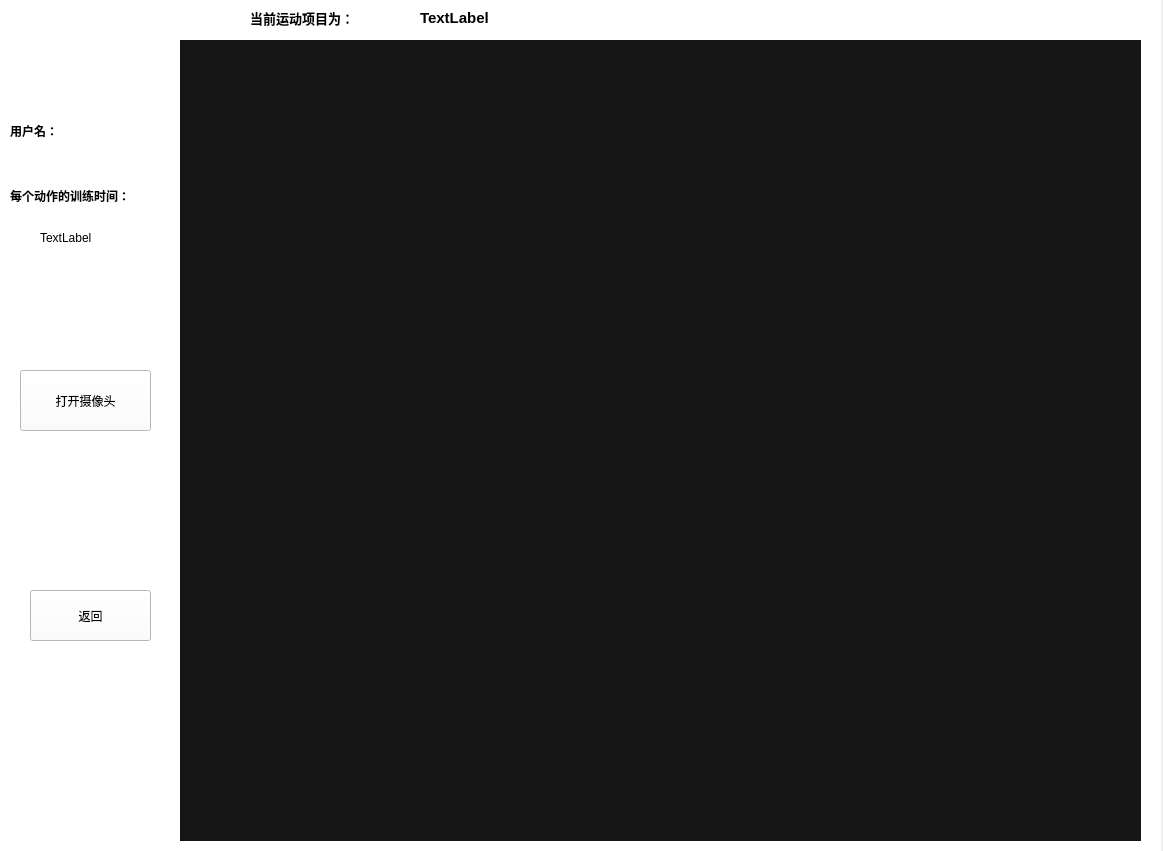
<?xml version="1.0" encoding="UTF-8"?>
<ui version="4.0">
 <class>Form</class>
 <widget class="QWidget" name="Form">
  <property name="geometry">
   <rect>
    <x>0</x>
    <y>0</y>
    <width>1163</width>
    <height>851</height>
   </rect>
  </property>
  <property name="windowTitle">
   <string>Form</string>
  </property>
  <widget class="QWidget" name="widget" native="true">
   <property name="geometry">
    <rect>
     <x>0</x>
     <y>0</y>
     <width>1161</width>
     <height>851</height>
    </rect>
   </property>
   <property name="styleSheet">
    <string notr="true">background-color: rgb(255, 255, 255);</string>
   </property>
   <widget class="QLabel" name="label">
    <property name="geometry">
     <rect>
      <x>180</x>
      <y>40</y>
      <width>961</width>
      <height>801</height>
     </rect>
    </property>
    <property name="styleSheet">
     <string notr="true">background-color: rgb(22, 22, 22);</string>
    </property>
    <property name="text">
     <string/>
    </property>
   </widget>
   <widget class="QPushButton" name="openshexiangtou">
    <property name="geometry">
     <rect>
      <x>20</x>
      <y>370</y>
      <width>131</width>
      <height>61</height>
     </rect>
    </property>
    <property name="text">
     <string>打开摄像头</string>
    </property>
   </widget>
   <widget class="QPushButton" name="fanhui">
    <property name="geometry">
     <rect>
      <x>30</x>
      <y>590</y>
      <width>121</width>
      <height>51</height>
     </rect>
    </property>
    <property name="text">
     <string>返回</string>
    </property>
   </widget>
   <widget class="QLabel" name="label_2">
    <property name="geometry">
     <rect>
      <x>250</x>
      <y>10</y>
      <width>131</width>
      <height>16</height>
     </rect>
    </property>
    <property name="font">
     <font>
      <pointsize>10</pointsize>
      <weight>75</weight>
      <bold>true</bold>
     </font>
    </property>
    <property name="text">
     <string>当前运动项目为：</string>
    </property>
   </widget>
   <widget class="QLabel" name="label_3">
    <property name="geometry">
     <rect>
      <x>420</x>
      <y>10</y>
      <width>91</width>
      <height>16</height>
     </rect>
    </property>
    <property name="font">
     <font>
      <pointsize>11</pointsize>
      <weight>75</weight>
      <bold>true</bold>
     </font>
    </property>
    <property name="text">
     <string>TextLabel</string>
    </property>
   </widget>
   <widget class="QLabel" name="label_4">
    <property name="geometry">
     <rect>
      <x>10</x>
      <y>120</y>
      <width>61</width>
      <height>21</height>
     </rect>
    </property>
    <property name="font">
     <font>
      <pointsize>9</pointsize>
      <weight>75</weight>
      <bold>true</bold>
     </font>
    </property>
    <property name="text">
     <string>用户名：</string>
    </property>
   </widget>
   <widget class="QLabel" name="label_5">
    <property name="geometry">
     <rect>
      <x>70</x>
      <y>120</y>
      <width>71</width>
      <height>20</height>
     </rect>
    </property>
    <property name="text">
     <string/>
    </property>
   </widget>
   <widget class="QLabel" name="label_6">
    <property name="geometry">
     <rect>
      <x>690</x>
      <y>10</y>
      <width>381</width>
      <height>21</height>
     </rect>
    </property>
    <property name="font">
     <font>
      <pointsize>12</pointsize>
      <weight>75</weight>
      <bold>true</bold>
     </font>
    </property>
    <property name="text">
     <string/>
    </property>
   </widget>
   <widget class="QLabel" name="label_7">
    <property name="geometry">
     <rect>
      <x>10</x>
      <y>180</y>
      <width>161</width>
      <height>31</height>
     </rect>
    </property>
    <property name="font">
     <font>
      <weight>75</weight>
      <bold>true</bold>
     </font>
    </property>
    <property name="text">
     <string>每个动作的训练时间：</string>
    </property>
   </widget>
   <widget class="QLabel" name="label_8">
    <property name="geometry">
     <rect>
      <x>40</x>
      <y>230</y>
      <width>72</width>
      <height>15</height>
     </rect>
    </property>
    <property name="text">
     <string>TextLabel</string>
    </property>
   </widget>
  </widget>
 </widget>
 <resources/>
 <connections/>
</ui>
